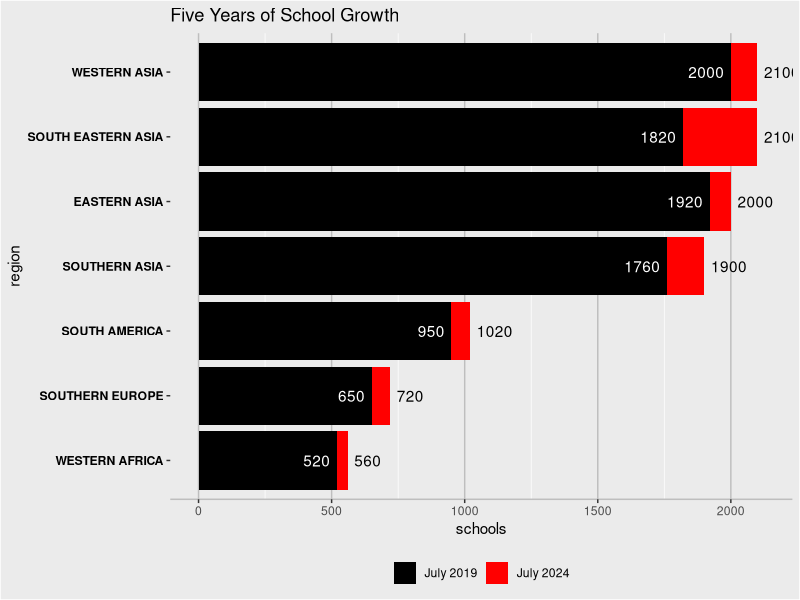

Generate this figure with R:
library(tidyverse)

data <- read_csv("data.csv")

# data_longer is data used by geom_col - for the later date it shows only the increase on the stacked chart*/
data_longer <- data %>% 
  mutate(`2024-07` = `2024-07` - `2019-07`) %>% 
  pivot_longer(
    cols = starts_with("20"), 
    names_to = "date", 
    values_to = "schools"
  )

# data_longer_text is data used by geom_text - it shows the total for each date
data_longer_text <- data %>% 
  pivot_longer(
    cols = starts_with("20"), 
    names_to = "date", 
    values_to = "schools"
  )

data_longer %>% 
  ggplot(aes(x = schools, y = reorder(region, schools), fill = factor(date, levels = c("2024-07", "2019-07")))) +
  geom_col() +
  scale_fill_manual(
    breaks = c("2019-07", "2024-07"),
    values = c("black", "red"),
    labels = c("July 2019", "July 2024")
  ) +
  geom_text(
    aes(label = data_longer_text$schools, x = data_longer_text$schools), 
    hjust = rep(c(1, 0), times = nrow(data)),
    position = position_nudge(x = rep(c(-25, 25), times = nrow(data))),
    colour = rep(c("white", "black"), times = nrow(data))
  ) +
  labs(title = "Five Years of School Growth", y = "region") +  
  theme(
    plot.background = element_rect(fill = "grey92"),
    axis.line.x = element_line(color = "grey"),
    panel.grid.major.y = element_blank(),
    panel.grid.major.x = element_line(color = "grey"),
    axis.text.y = element_text(color = "black", face = "bold"),
    legend.position = "bottom",
    legend.background = element_rect(fill = "grey92"),
    legend.title = element_blank()
  )
